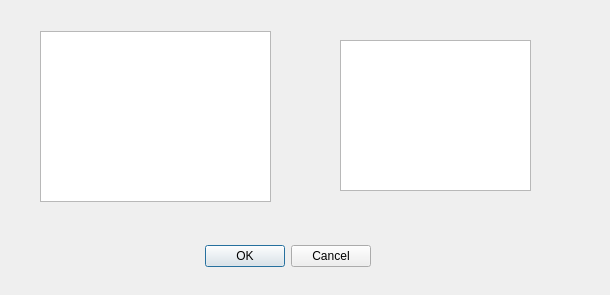
<?xml version="1.0" encoding="UTF-8"?>
<ui version="4.0">
 <class>dlg_errores</class>
 <widget class="QDialog" name="dlg_errores">
  <property name="geometry">
   <rect>
    <x>0</x>
    <y>0</y>
    <width>610</width>
    <height>295</height>
   </rect>
  </property>
  <property name="windowTitle">
   <string>Análisis de Errores</string>
  </property>
  <widget class="QDialogButtonBox" name="buttonBox">
   <property name="geometry">
    <rect>
     <x>30</x>
     <y>240</y>
     <width>341</width>
     <height>32</height>
    </rect>
   </property>
   <property name="orientation">
    <enum>Qt::Horizontal</enum>
   </property>
   <property name="standardButtons">
    <set>QDialogButtonBox::Cancel|QDialogButtonBox::Ok</set>
   </property>
  </widget>
  <widget class="QTableWidget" name="tble_covarianza">
   <property name="geometry">
    <rect>
     <x>40</x>
     <y>31</y>
     <width>231</width>
     <height>171</height>
    </rect>
   </property>
  </widget>
  <widget class="QGraphicsView" name="gph_tendencia">
   <property name="geometry">
    <rect>
     <x>340</x>
     <y>40</y>
     <width>191</width>
     <height>151</height>
    </rect>
   </property>
  </widget>
 </widget>
 <resources/>
 <connections>
  <connection>
   <sender>buttonBox</sender>
   <signal>accepted()</signal>
   <receiver>dlg_errores</receiver>
   <slot>accept()</slot>
   <hints>
    <hint type="sourcelabel">
     <x>248</x>
     <y>254</y>
    </hint>
    <hint type="destinationlabel">
     <x>157</x>
     <y>274</y>
    </hint>
   </hints>
  </connection>
  <connection>
   <sender>buttonBox</sender>
   <signal>rejected()</signal>
   <receiver>dlg_errores</receiver>
   <slot>reject()</slot>
   <hints>
    <hint type="sourcelabel">
     <x>316</x>
     <y>260</y>
    </hint>
    <hint type="destinationlabel">
     <x>286</x>
     <y>274</y>
    </hint>
   </hints>
  </connection>
 </connections>
</ui>
